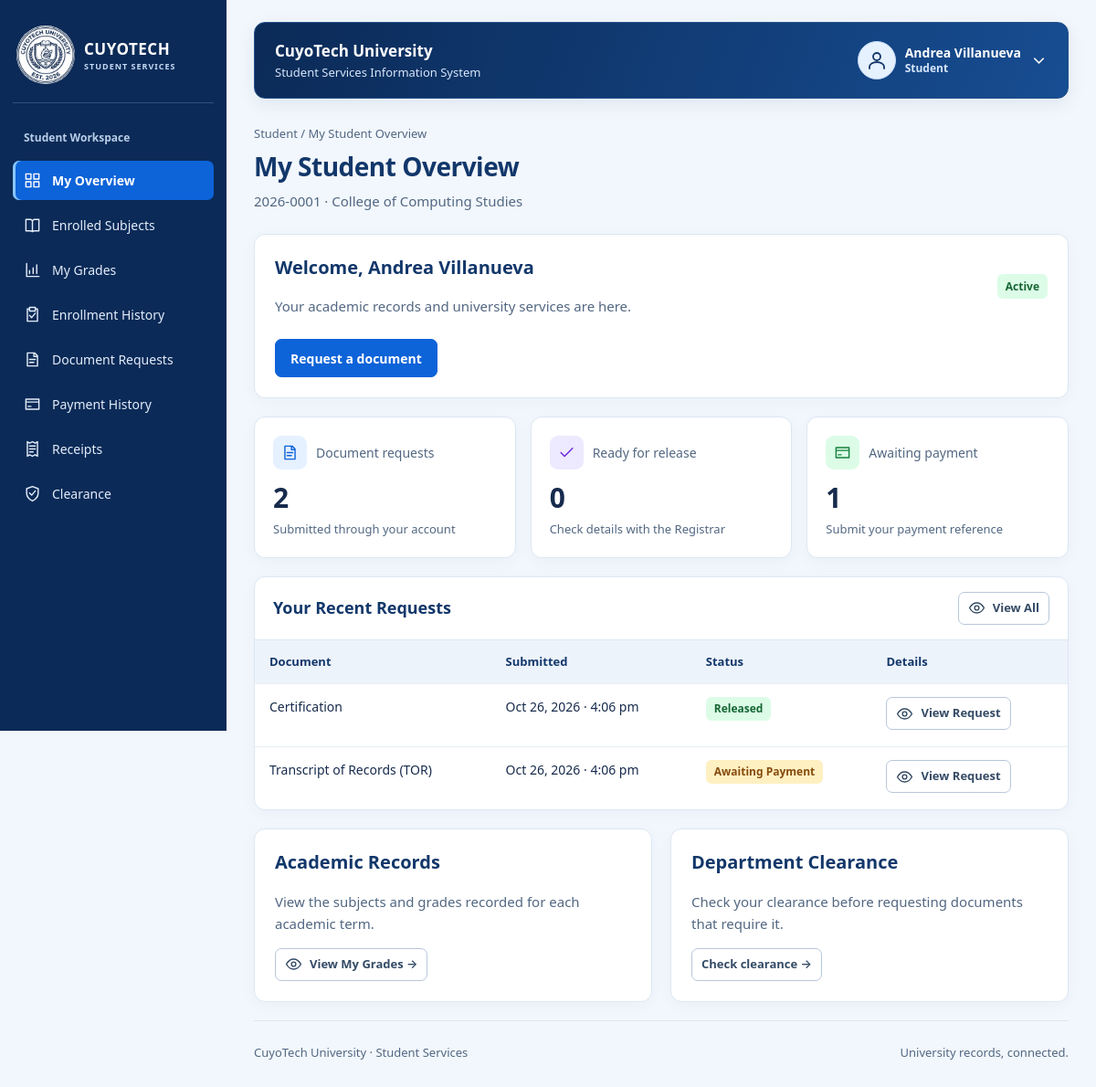
Screenshot of /student/dashboard.php (signed in) with the database file from the repository.
### tables this page shows
CREATE TABLE IF NOT EXISTS students (
    student_id INT AUTO_INCREMENT PRIMARY KEY,
    account_id INT NOT NULL UNIQUE,
    department_id INT NOT NULL,
    student_number VARCHAR(30) NOT NULL UNIQUE,
    first_name VARCHAR(200) NOT NULL,
    last_name VARCHAR(200) NOT NULL,
    academic_status VARCHAR(20) NOT NULL DEFAULT 'ACTIVE',
    FOREIGN KEY (account_id) REFERENCES accounts(account_id),
    FOREIGN KEY (department_id) REFERENCES departments(department_id)
);

CREATE TABLE IF NOT EXISTS accounts (
    account_id INT AUTO_INCREMENT PRIMARY KEY,
    email VARCHAR(254) NOT NULL UNIQUE,
    password_hash VARCHAR(255) NOT NULL,
    account_role VARCHAR(10) NOT NULL,
    is_active BOOLEAN NOT NULL DEFAULT TRUE,
    created_at DATETIME NOT NULL DEFAULT CURRENT_TIMESTAMP,
    updated_at DATETIME NOT NULL DEFAULT CURRENT_TIMESTAMP ON UPDATE CURRENT_TIMESTAMP
);

CREATE TABLE IF NOT EXISTS departments (
    department_id INT AUTO_INCREMENT PRIMARY KEY,
    department_code VARCHAR(20) NOT NULL UNIQUE,
    department_name VARCHAR(150) NOT NULL
);

CREATE TABLE IF NOT EXISTS document_requests (
    request_id INT AUTO_INCREMENT PRIMARY KEY,
    student_id INT NOT NULL,
    document_type_id INT NOT NULL,
    term_id INT NOT NULL,
    clearance_department_id INT NULL,
    assessed_fee DECIMAL(10,2) NOT NULL,
    purpose VARCHAR(1000) NOT NULL,
    request_status VARCHAR(20) NOT NULL DEFAULT 'PENDING',
    eligibility_status VARCHAR(20) NOT NULL DEFAULT 'UNCHECKED',
    reviewed_by_staff_id INT NULL,
    reviewed_at DATETIME NULL,
    rejection_reason VARCHAR(1000) NULL,
    requested_at DATETIME NOT NULL DEFAULT CURRENT_TIMESTAMP,
    ready_at DATETIME NULL,
    released_at DATETIME NULL,
    FOREIGN KEY (student_id) REFERENCES students(student_id),
    FOREIGN KEY (document_type_id) REFERENCES document_types(document_type_id),
    FOREIGN KEY (term_id) REFERENCES academic_terms(term_id),
    FOREIGN KEY (clearance_department_id) REFERENCES departments(department_id),
    FOREIGN KEY (reviewed_by_staff_id) REFERENCES staff_users(staff_id)
);

CREATE TABLE IF NOT EXISTS document_types (
    document_type_id INT AUTO_INCREMENT PRIMARY KEY,
    document_name VARCHAR(120) NOT NULL UNIQUE,
    fee_amount DECIMAL(10,2) NOT NULL,
    clearance_required BOOLEAN NOT NULL,
    is_active BOOLEAN NOT NULL DEFAULT TRUE
);

### config/database.php (called while the page is built)
<?php
function config(): array
{
    return [
        'host' => '127.0.0.1',
        'port' => '3306',
        'database' => 'cuyotech_ssis_db',
        'username' => 'root',
        'password' => '',
        'base_url' => '/CuyoTech-SSIS',
        'campus_image' => '',
        'grade_values' => [],
    ];
}
function db(): PDO
{
    static $pdo;
    if (!$pdo) {
        $c = config();
        $pdo = new PDO(
            "mysql:host={$c['host']};port={$c['port']};dbname={$c['database']}",
            $c['username'],
            $c['password'],
            [
                PDO::ATTR_ERRMODE => PDO::ERRMODE_EXCEPTION,
                PDO::ATTR_DEFAULT_FETCH_MODE => PDO::FETCH_ASSOC,
                PDO::ATTR_EMULATE_PREPARES => false,
            ]
        );
        $pdo->exec("SET time_zone = '+00:00'");
    }
    return $pdo;
}

### includes/auth.php (called while the page is built, shortened)
<?php
require_once __DIR__ . '/functions.php';
function current_user(): ?array
{
    $user = one('SELECT a.account_id, a.email, a.account_role, a.is_active,
        COALESCE(s.first_name,f.first_name) AS first_name,COALESCE(s.last_name,f.last_name) AS last_name,
        s.student_id, s.department_id AS student_department_id, TRIM(CONCAT(s.first_name,CHAR(32),s.last_name)) AS student_name,
        f.staff_id, TRIM(CONCAT(f.first_name,CHAR(32),f.last_name)) AS staff_name, f.staff_role, f.access_scope, f.department_id
        FROM accounts a LEFT JOIN students s ON s.account_id=a.account_id
        LEFT JOIN staff_users f ON f.account_id=a.account_id WHERE a.account_id=?', [$_SESSION['account_id']]);
    $user['role'] = $user['account_role'] === 'STUDENT' ? 'STUDENT' : $user['staff_role'];
    $user['full_name'] = $user['student_name'] ?: $user['staff_name'];
    return $user;
}
function require_role(string ...$allowed): array
{
    $user = current_user();
    return $user;
}
function portal(array $user): string
{
    return strtolower($user['role']);
}

### student/dashboard.php (the view, shortened to what this page needs)
<?php
require_once __DIR__ . '/../includes/auth.php';
$user = require_role('STUDENT');
$student = one('SELECT s.*,TRIM(CONCAT(s.first_name,CHAR(32),s.last_name)) AS full_name,d.department_name FROM students s JOIN departments d ON d.department_id=s.department_id WHERE s.student_id=?', [$user['student_id']]);
$counts = one("SELECT COUNT(*) AS total,SUM(request_status='READY') AS ready,SUM(request_status='AWAITING_PAYMENT') AS payment FROM document_requests WHERE student_id=?", [$user['student_id']]);
$recent = rows('SELECT r.request_id,r.request_status,r.requested_at,d.document_name FROM document_requests r JOIN document_types d ON d.document_type_id=r.document_type_id WHERE r.student_id=? ORDER BY r.request_id DESC LIMIT 5', [$user['student_id']]);
$title = 'My Student Overview';
$subtitle = $student['student_number'] . ' · ' . $student['department_name'];
require __DIR__ . '/../includes/header.php';
?>
<section class="panel">
    <div class="page-heading">
        <div>
            <h2>Welcome, <?= e($user['full_name']) ?>
            </h2>
            <p>Your academic records and university services are here.</p>
        </div>
        <?= badge($student['academic_status']) ?>
    </div>
    <a class="button" href="<?= e(url('student/request-create.php')) ?>">Request a document</a>
</section>
<section class="stats">
    <article class="stat">
        <small><?= icon('file') ?> Document requests</small>
        <strong>
            <?= e($counts['total']) ?>
        </strong>
        <p>Submitted through your account</p>
    </article>
    <article class="stat">
        <small><?= icon('check') ?> Ready for release</small>
        <strong>
            <?= e($counts['ready'] ?? 0) ?>
        </strong>
        <p>Check details with the Registrar</p>
    </article>
    <article class="stat">
        <small><?= icon('payment') ?> Awaiting payment</small>
        <strong>
            <?= e($counts['payment'] ?? 0) ?>
        </strong>
        <p>Submit your payment reference</p>
    </article>
</section>
<section class="panel flush">
    <div class="panel-title">
        <h2>Your Recent Requests</h2>
        <a class="button secondary compact" href="<?= e(url('student/document-requests.php')) ?>"><?= icon('eye') ?> View All</a>
    </div>
    <div class="table-wrap">
        <table>
            <thead>
                <tr>
                    <th>Document</th>
                    <th>Submitted</th>
                    <th>Status</th>
                    <th>Details</th>
                </tr>
            </thead>
            <tbody>
                <?php foreach ($recent as $row): ?>
                    <tr>
                        <td>
                            <?= e($row['document_name']) ?>
                        </td>
                        <td>
                            <?= e(date_label($row['requested_at'])) ?>
                        </td>
                        <td>
                            <?= badge($row['request_status']) ?>
                        </td>
                        <td>
                            <a class="button secondary compact" href="<?= e(url('student/request-details.php?id=' . $row['request_id'])) ?>"><?= icon('eye') ?> View Request</a>
                        </td>
                    </tr>
                <?php endforeach; ?>
            </tbody>
        </table>
    </div>
</section>
<div class="grid">
    <section class="panel">
        <h2>Academic Records</h2>
        <p class="muted">View the subjects and grades recorded for each academic term.</p>
        <a class="button secondary compact" href="<?= e(url('student/grades.php')) ?>"><?= icon('eye') ?> View My Grades →</a>
    </section>
    <section class="panel">
        <h2>Department Clearance</h2>
        <p class="muted">Check your clearance before requesting documents that require it.</p>
        <a class="button secondary compact" href="<?= e(url('student/clearance.php')) ?>">Check clearance →</a>
    </section>
</div>
<?php require __DIR__ . '/../includes/footer.php'; ?>

### includes/header.php (shortened to what this page needs)
<!doctype html>
<html lang="en">
<head>
    <link rel="stylesheet" href="<?= e(url('assets/css/app.css')) ?>">
</head>
<body class="portal-layout">
    <header class="topbar">
        <div class="workspace-name">CuyoTech University<small>Student Services Information System</small></div>
        <button type="button" class="menu-toggle" aria-controls="portal-nav" aria-expanded="false"><?= icon('menu') ?> Menu</button>
        <details class="profile-menu">
            <summary aria-label="Open account menu">
                <span class="avatar"><?= icon('profile') ?></span>
                <span class="profile-identity"><strong><?= e($user['full_name']) ?></strong><small><?= e(ui_label($user['role'])) ?></small></span>
                <?= icon('chevron') ?>
            </summary>
        </details>
    </header>
    <div class="shell">
        <?php require __DIR__ . '/sidebar.php'; ?>
        <main class="content" id="main" tabindex="-1">
            <div class="eyebrow">
                <?= e(ui_label($user['role'])) ?> / <?= e(ucwords($title)) ?>
            </div>
            <div class="page-heading">
                <div>
                    <h1>
                        <?= e(ucwords($title)) ?>
                    </h1>
                    <?php if (!empty($subtitle)): ?><p><?= e($subtitle) ?></p><?php endif; ?>
                </div>
            </div>

### includes/functions.php (shortened to what this page needs)
<?php
require_once __DIR__ . '/../config/database.php';
function e($value): string
{
    return htmlspecialchars((string) ($value ?? ''), ENT_QUOTES | ENT_SUBSTITUTE, 'UTF-8');
}
function url(string $path): string
{
    return config()['base_url'] . '/' . ltrim($path, '/');
}
function query(string $sql, array $params = []): PDOStatement
{
    $stmt = db()->prepare($sql);
    $stmt->execute($params);
    return $stmt;
}
function rows(string $sql, array $params = []): array
{
    return query($sql, $params)->fetchAll();
}
function one(string $sql, array $params = []): ?array
{
    return query($sql, $params)->fetch() ?: null;
}
function date_label(?string $value): string
{
    return $value ? (new DateTimeImmutable($value, new DateTimeZone('UTC')))->setTimezone(new DateTimeZone('Asia/Manila'))->format('M j, Y · g:i a') : '—';
}
function badge(string $value): string
{
    return '<span class="badge ' . e(strtolower($value)) . '">' . e(ui_label($value)) . '</span>';
}
function icon(string $name): string
{
    $aliases = ['accounts' => 'users', 'students' => 'student', 'departments' => 'building', 'courses' => 'graduation', 'subjects' => 'book', 'enrollments' => 'enrollment', 'terms' => 'calendar', 'grades' => 'results', 'document-requests' => 'file', 'service-catalog' => 'catalog', 'receipts' => 'receipt', 'payments' => 'payment', 'clearance' => 'shield', 'clearances' => 'shield', 'clearance-status' => 'shield', 'activity-log' => 'activity'];
    $paths = [
        'enrollment' => 'M8 4H5v17h14V4h-3 M8 2h8v5H8z M8 13l3 3 5-6',
        'student' => 'M5 21v-2a7 5 0 0 1 14 0v2 M8 8v3a4 4 0 0 0 8 0V8 M3 5l9-4 9 4-9 4z M21 5v7',
        'building' => 'M4 21V3h16v18 M2 21h20 M8 7h2 M14 7h2 M8 11h2 M14 11h2 M10 21v-6h4v6',
        'graduation' => 'M2 8l10-5 10 5-10 5z M6 11v6q6 5 12 0v-6 M22 8v10',
        'results' => 'M4 3v18h17 M8 17v-4 M13 17V9 M18 17V5',
        'receipt' => 'M5 2l3 2 4-2 4 2 3-2v20l-3-2-4 2-4-2-3 2z M8 8h8 M8 12h8 M8 16h5',
        'shield' => 'M12 2l8 3v6c0 5-4 9-8 11-4-2-8-6-8-11V5z m-4 9 3 3 5-6',
        'catalog' => 'M4 3h16v18H4z M8 7h2 M13 7h3 M8 12h2 M13 12h3 M8 17h2 M13 17h3',
        'back' => 'M20 12H4 m7-7-7 7 7 7',
        'chevron' => 'm6 9 6 6 6-6',
        'dashboard' => 'M3 3h7v7H3z M14 3h7v7h-7z M3 14h7v7H3z M14 14h7v7h-7z',
        'users' => 'M16 21v-2a4 4 0 0 0-4-4H6a4 4 0 0 0-4 4v2 M9 11a4 4 0 1 0 0-8 4 4 0 0 0 0 8 M17 4a4 4 0 0 1 0 8 M22 21v-2a4 4 0 0 0-3-4',
        'book' => 'M3 4h7l2 2 2-2h7v16h-7l-2 1-2-1H3z M12 6v15',
        'calendar' => 'M4 5h16v16H4z M8 2v6 M16 2v6 M4 11h16',
        'file' => 'M5 3h10l4 4v14H5z M14 3v5h5 M8 12h8 M8 16h6',
        'check' => 'm4 12 5 5L20 6',
        'close' => 'm6 6 12 12 M18 6 6 18',
        'payment' => 'M3 5h18v14H3z M3 9h18 M6 15h4',
        'activity' => 'M3 12h4l3-8 4 16 3-8h4',
        'profile' => 'M12 12a4 4 0 1 0 0-8 4 4 0 0 0 0 8 M4 21v-2a8 5 0 0 1 16 0v2',
        'search' => 'M10 17a7 7 0 1 0 0-14 7 7 0 0 0 0 14 m5-2 6 6',
        'add' => 'M12 4v16 M4 12h16',
        'edit' => 'm4 15 12-12 5 5L9 20H4z M14 5l5 5',
        'eye' => 'M2 12s4-7 10-7 10 7 10 7-4 7-10 7S2 12 2 12 M12 15a3 3 0 1 0 0-6 3 3 0 0 0 0 6',
        'logout' => 'M9 4H3v16h6 M9 12h12 m-5-5 5 5-5 5',
        'print' => 'M6 9V3h12v6 M6 17H3V9h18v8h-3 M6 14h12v7H6z',
        'menu' => 'M3 6h18 M3 12h18 M3 18h18',
        'delete' => 'M3 6h18 M9 6V3h6v3 M5 6l1 15h12l1-15 M10 10v7 M14 10v7',
    ];
    $name = $aliases[$name] ?? $name;
    $path = $paths[$name] ?? $paths['file'];
    return '<svg class="icon" viewBox="0 0 24 24" fill="none" stroke="currentColor" stroke-width="1.8" stroke-linecap="round" stroke-linejoin="round" aria-hidden="true" focusable="false"><path d="' . $path . '"/></svg>';
}
function ui_label(string $value): string
{
    $labels = ['ADMIN' => 'Administrator', 'DEPARTMENT' => 'Department Staff', 'UNIVERSITY' => 'University-wide'];
    return $labels[$value] ?? ucwords(strtolower(str_replace('_', ' ', $value)));
}
?>

### includes/sidebar.php
<?php
$menus = [
    'ADMIN' => ['dashboard' => 'Overview', 'accounts' => 'User accounts', 'service-catalog' => 'Service catalog', 'departments' => 'Departments', 'courses' => 'Courses', 'subjects' => 'Subjects', 'terms' => 'Academic terms', 'activity-log' => 'Request activity'],
    'STUDENT' => ['dashboard' => 'My overview', 'subjects' => 'Enrolled subjects', 'grades' => 'My grades', 'enrollments' => 'Enrollment history', 'document-requests' => 'Document requests', 'payments' => 'Payment history', 'receipts' => 'Receipts', 'clearance' => 'Clearance'],
    'REGISTRAR' => ['dashboard' => 'Registrar desk', 'enrollments' => 'Enrollments', 'grades' => 'Grade records', 'document-requests' => 'Document requests', 'clearance-status' => 'Clearance status'],
    'CASHIER' => ['dashboard' => 'Cashier desk', 'payments' => 'Payment verification', 'receipts' => 'Issued receipts'],
    'DEPARTMENT' => ['dashboard' => 'Department desk', 'clearances' => 'Clearance processing', 'students' => 'Department students'],
];
$page = basename($_SERVER['SCRIPT_NAME'], '.php');
$parentPages = [
    'account-create' => 'accounts',
    'account-edit' => 'accounts',
    'account-toggle' => 'accounts',
    'request-create' => 'document-requests',
    'request-details' => 'document-requests',
    'enrollment-details' => 'enrollments',
    'grade-entry' => 'grades',
    'payment-create' => 'payments',
    'payment-details' => 'payments',
    'verify-payment' => 'payments',
    'clearance-details' => 'clearances'
];
$activePage = $parentPages[$page] ?? $page;
?>
<nav class="sidebar" id="portal-nav" aria-label="Portal navigation">
    <a class="brand" href="<?= e(url(portal($user) . '/dashboard.php')) ?>">
        <span class="brand-emblem"><img class="university-logo" src="<?= e(url('assets/images/CuyoTech-Logo.png')) ?>" alt="" width="80" height="80"></span>
        <div>CUYOTECH<small>STUDENT SERVICES</small>
        </div>
    </a>
    <div class="label"><?= e(ui_label($user['role'])) ?> Workspace</div>
    <?php foreach ($menus[$user['role']] as $file => $label): ?>
        <a <?= $activePage === $file ? 'aria-current="page"' : '' ?> class="<?= $activePage === $file ? 'active' : '' ?>" href="<?= e(url(portal($user) . '/' . $file . '.php')) ?>">
            <?= icon($file) ?>
            <?= e(ucwords($label)) ?>
        </a>
    <?php endforeach; ?>
</nav>

### includes/footer.php (shortened to what this page needs)
<footer class="footer">
    <span>CuyoTech University · Student Services</span>
    <span>University records, connected.</span>
</footer>
</main>
</div>
</body>
</html>

### rows the page displays
students: account.account_role "Student", account.account_role "My Overview", account.account_role "Enrolled Subjects", account.account_role "My Grades", account.account_role "Enrollment History", account.account_role "Document Requests", account.account_role "Payment History", account.account_role "Receipts", account.account_role "Clearance", student_number.department_name "2026-0001 · College of Computing Studies", academic_status "Active"
document_requests: document_type.document_name "Certification", requested_at "Oct 26, 2026 · 4:06 pm", request_status "Released"
document_requests: document_type.document_name "Transcript of Records (TOR)", requested_at "Oct 26, 2026 · 4:06 pm", request_status "Awaiting Payment"

### other values shown
$user['full_name'] "Andrea Villanueva"
$title "My Student Overview"
$counts['total'] "2"
$counts['ready'] "0"
$counts['payment'] "1"
